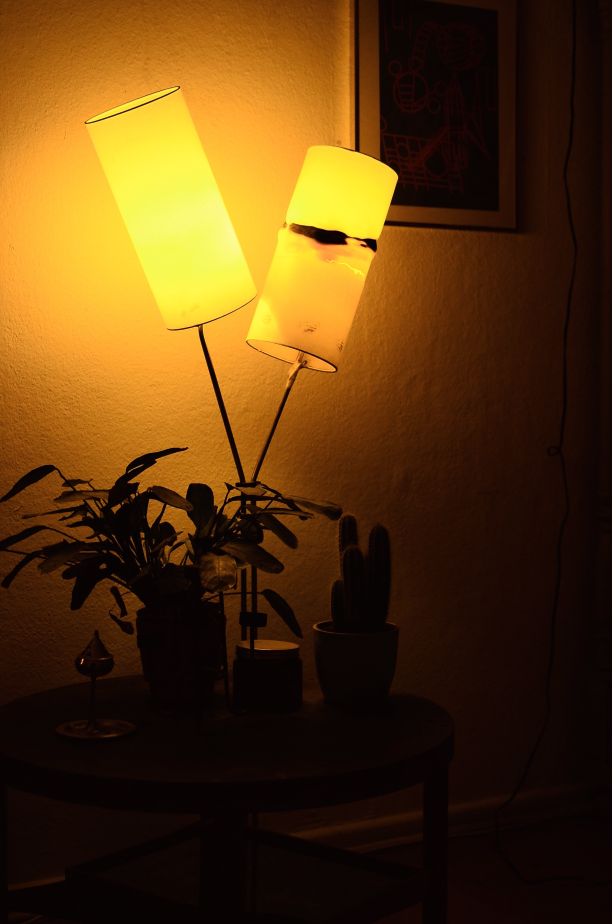
#> input picture SEM-III/ML/operations/images/forContrast2.jpg, 2448 x 3696 px (shown at 1/4 size)
$ python 10_Color_image_contrast.py
#> lines starting #> are read from the running program, lines starting #| are printed output that depends on the picture
import numpy as np
import cv2

img = cv2.imread('../images/forContrast2.jpg')
#> img is the input picture: shape (3696, 2448, 3); mean B, G, R 15.3, 56.9, 89.3

img_yuv = cv2.cvtColor(img, cv2.COLOR_BGR2YUV)
#> img_yuv: shape (3696, 2448, 3); mean of channels 0, 1, 2 61.9, 105.2, 152.2

img_yuv[:,:,0] = cv2.equalizeHist(img_yuv[:,:,0])
#> img_yuv: shape (3696, 2448, 3); mean of channels 0, 1, 2 130.5, 105.2, 152.2

output = cv2.cvtColor(img_yuv, cv2.COLOR_YUV2BGR)
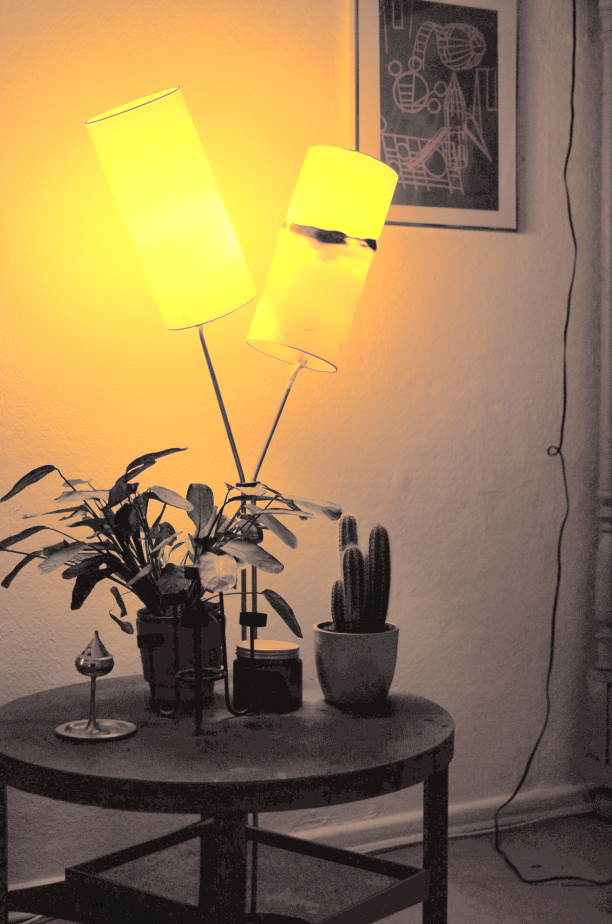
#> output: shape (3696, 2448, 3) (shown at 1/4 size); mean B, G, R 84.1, 124.9, 151.9

cv2.imshow('ORIGINAL', cv2.resize(img, (img.shape[1] // 5, img.shape[0] // 5)))
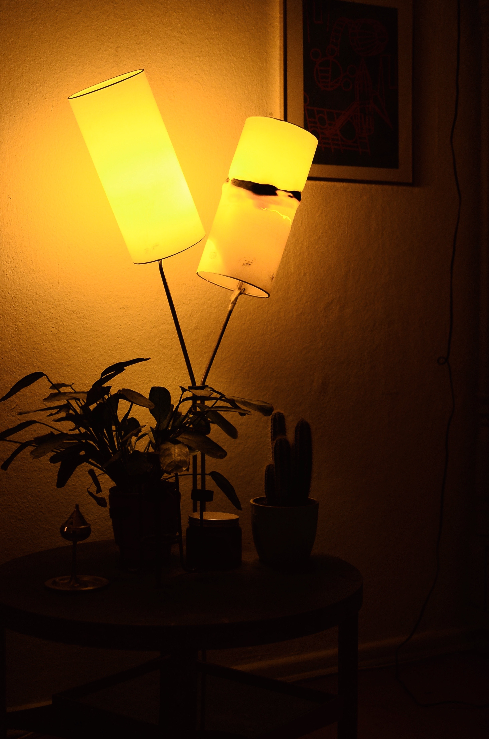
#> window 'ORIGINAL': shape (739, 489, 3); mean B, G, R 15.2, 56.8, 89.3
cv2.imshow('YUV', cv2.resize(output, (output.shape[1] // 5, output.shape[0] // 5)))
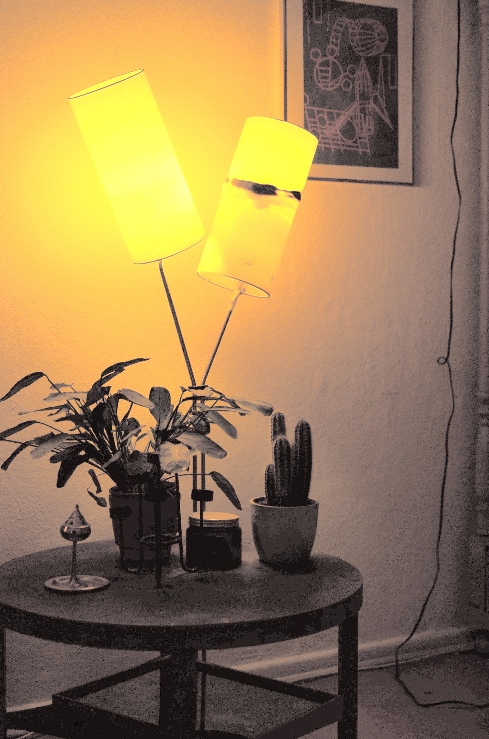
#> window 'YUV': shape (739, 489, 3); mean B, G, R 84, 124.8, 151.8
cv2.waitKey(0)

$ run again, with SEM-III/ML/operations/images/flower.jpg copied over SEM-III/ML/operations/images/forContrast2.jpg
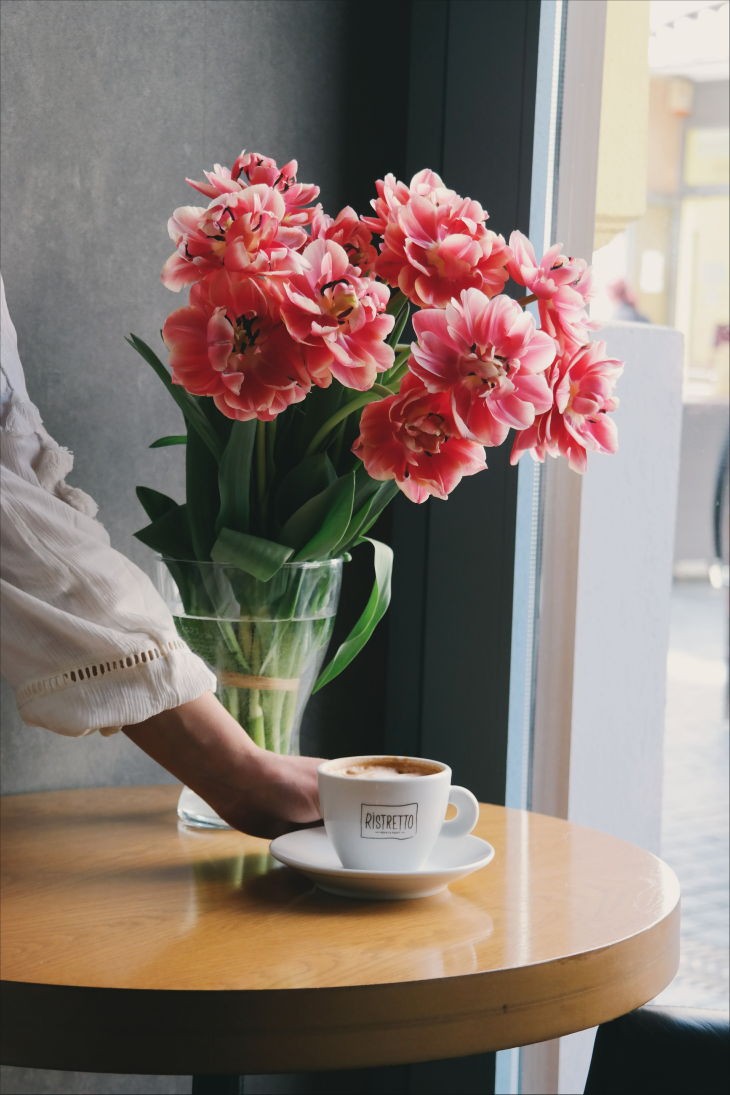
#> input picture SEM-III/ML/operations/images/flower.jpg, 3648 x 5472 px (shown at 1/5 size)
#> img is the input picture: shape (5472, 3648, 3); mean B, G, R 112.3, 119.8, 134.7
#> `output = cv2.cvtColor(img_yuv, cv2.COLOR_YUV2BGR)`:
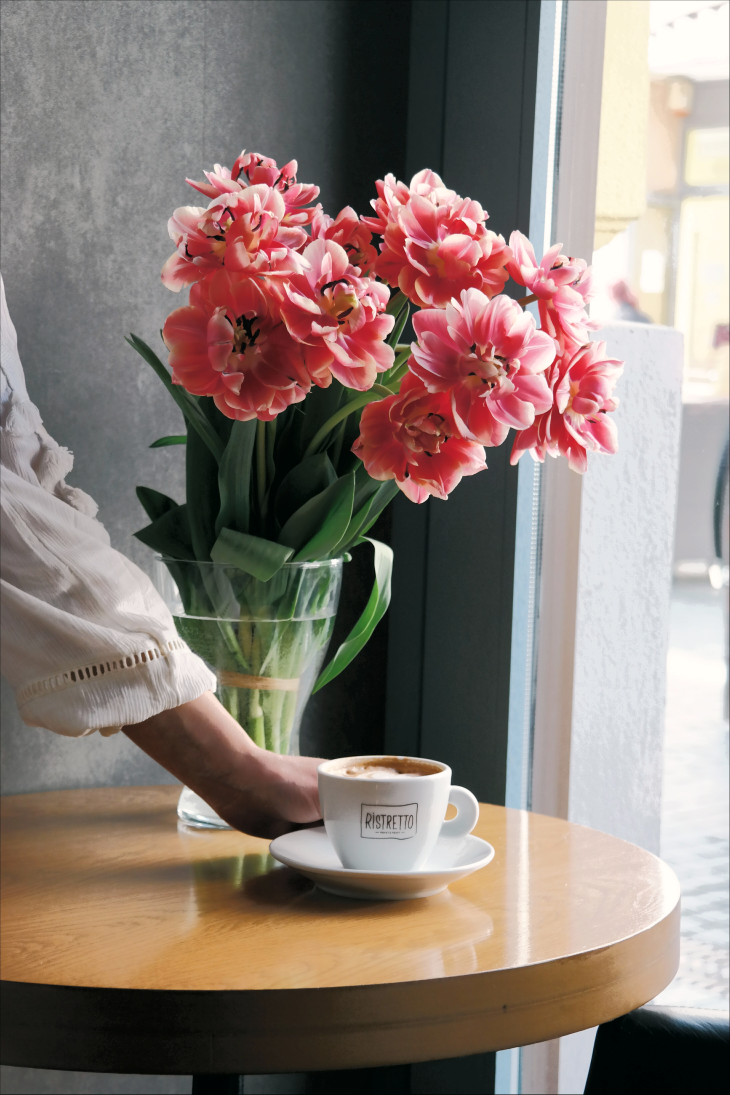
#> output: shape (5472, 3648, 3) (shown at 1/5 size); mean B, G, R 117.3, 124.8, 139.6
#> `cv2.imshow('ORIGINAL', cv2.resize(img, (img.shape[1] // 5, img.shape[0..`:
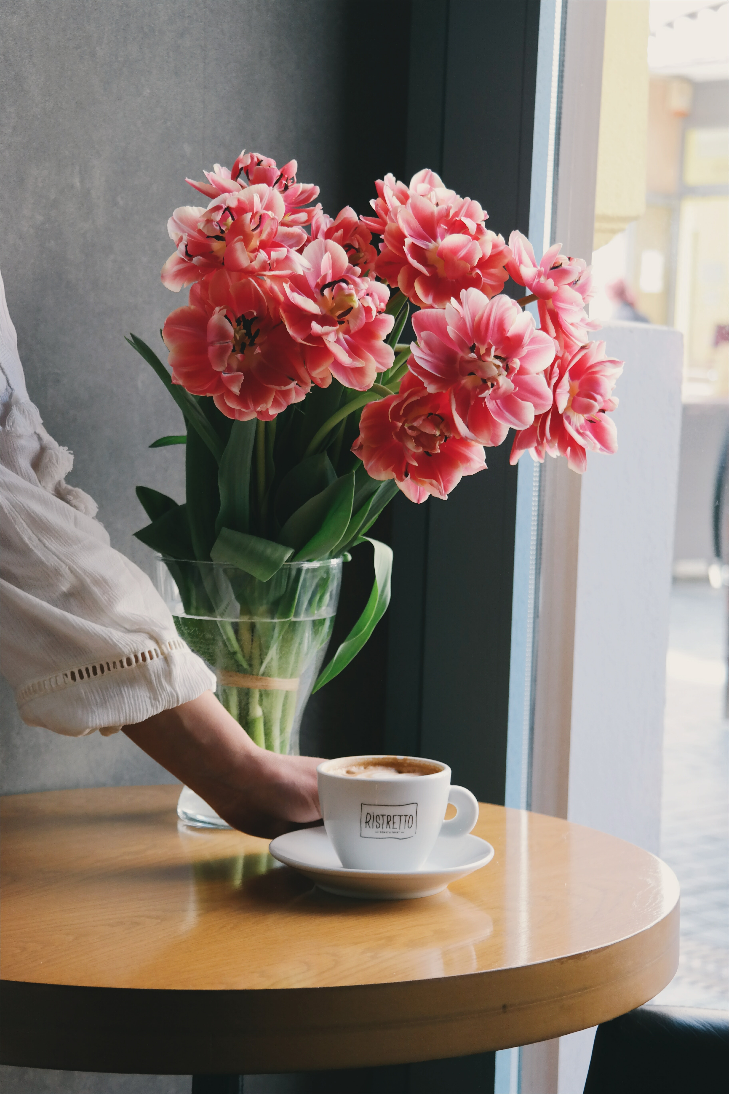
#> window 'ORIGINAL': shape (1094, 729, 3); mean B, G, R 112.3, 119.8, 134.7

$ run again, with SEM-III/ML/operations/images/forContrast.jpg copied over SEM-III/ML/operations/images/forContrast2.jpg
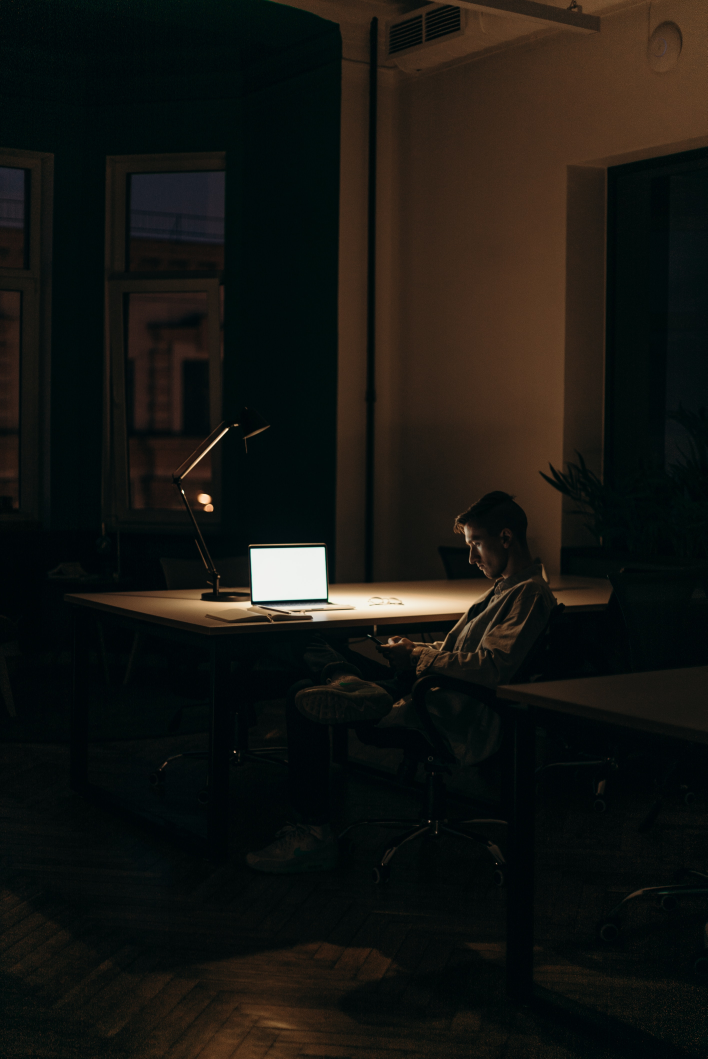
#> input picture SEM-III/ML/operations/images/forContrast.jpg, 2829 x 4235 px (shown at 1/4 size)
#> img is the input picture: shape (4235, 2829, 3); mean B, G, R 18, 21.8, 22
#> `output = cv2.cvtColor(img_yuv, cv2.COLOR_YUV2BGR)`:
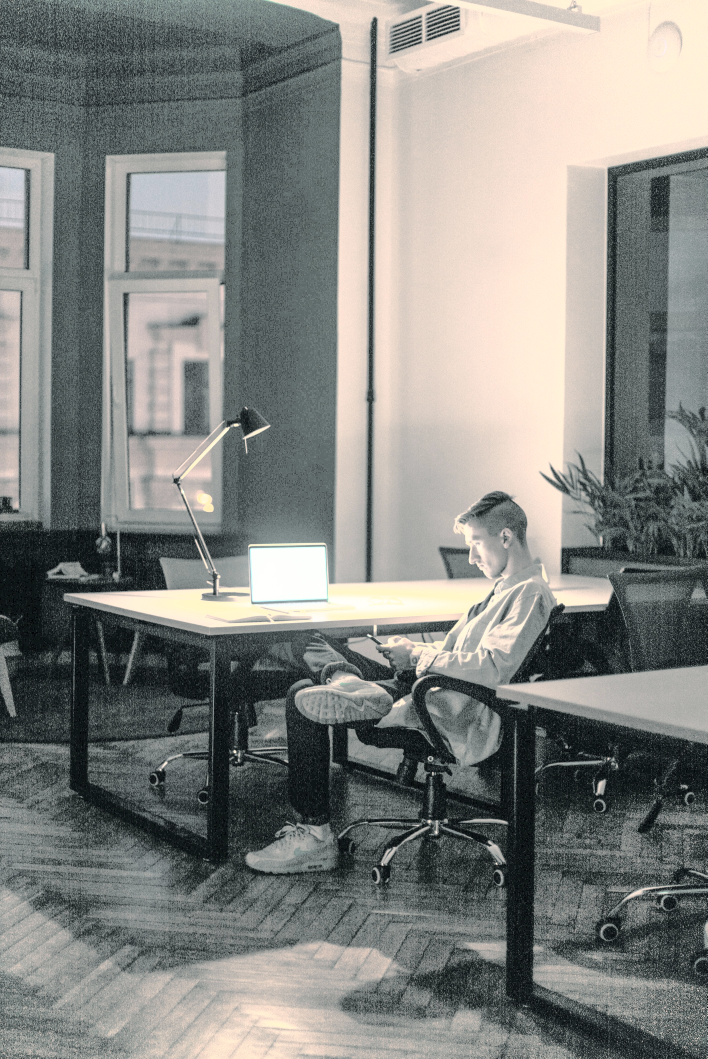
#> output: shape (4235, 2829, 3) (shown at 1/4 size); mean B, G, R 129.8, 133.5, 132.6
#> `cv2.imshow('YUV', cv2.resize(output, (output.shape[1] // 5, output.sha..`:
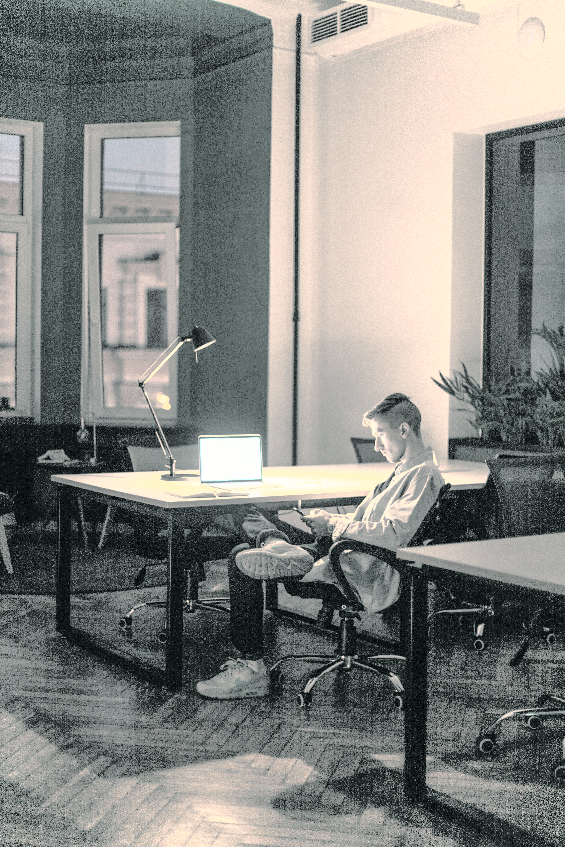
#> window 'YUV': shape (847, 565, 3); mean B, G, R 129.7, 133.5, 132.6
